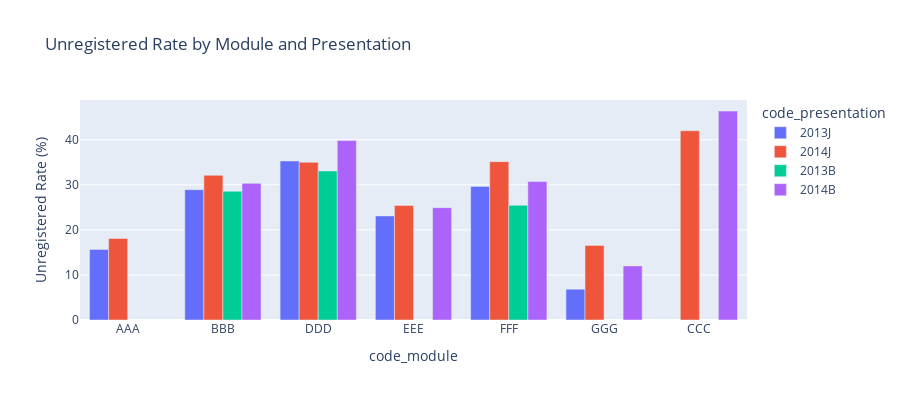

The code cell stored with this chart in its notebook:
### Code cell
px.bar(unreg_rate, x='code_module', y='dropout_rate', color='code_presentation', barmode='group',
       title='Unregistered Rate by Module and Presentation',
       labels={'dropout_rate': 'Unregistered Rate (%)'},
       height=400)

### Figure 1 — Plotly figure (JSON) as saved in the notebook; plotly's stock layout.template omitted (floating-point values rounded to 4 significant figures)
{"data": [{"alignmentgroup": "True", "hovertemplate": "code_presentation=2013J<br>code_module=%{x}<br>Unregistered Rate (%)=%{y}<extra></extra>", "legendgroup": "2013J", "marker": {"color": "#636efa", "pattern": {"shape": ""}}, "name": "2013J", "offsetgroup": "2013J", "orientation": "v", "showlegend": true, "textposition": "auto", "type": "bar", "x": ["AAA", "BBB", "DDD", "EEE", "FFF", "GGG"], "xaxis": "x", "y": [15.67, 28.92, 35.29, 23.1, 29.65, 6.83], "yaxis": "y"}, {"alignmentgroup": "True", "hovertemplate": "code_presentation=2014J<br>code_module=%{x}<br>Unregistered Rate (%)=%{y}<extra></extra>", "legendgroup": "2014J", "marker": {"color": "#EF553B", "pattern": {"shape": ""}}, "name": "2014J", "offsetgroup": "2014J", "orientation": "v", "showlegend": true, "textposition": "auto", "type": "bar", "x": ["AAA", "BBB", "CCC", "DDD", "EEE", "FFF", "GGG"], "xaxis": "x", "y": [18.08, 32.11, 41.99, 35, 25.42, 35.14, 16.56], "yaxis": "y"}, {"alignmentgroup": "True", "hovertemplate": "code_presentation=2013B<br>code_module=%{x}<br>Unregistered Rate (%)=%{y}<extra></extra>", "legendgroup": "2013B", "marker": {"color": "#00cc96", "pattern": {"shape": ""}}, "name": "2013B", "offsetgroup": "2013B", "orientation": "v", "showlegend": true, "textposition": "auto", "type": "bar", "x": ["BBB", "DDD", "FFF"], "xaxis": "x", "y": [28.58, 33.08, 25.46], "yaxis": "y"}, {"alignmentgroup": "True", "hovertemplate": "code_presentation=2014B<br>code_module=%{x}<br>Unregistered Rate (%)=%{y}<extra></extra>", "legendgroup": "2014B", "marker": {"color": "#ab63fa", "pattern": {"shape": ""}}, "name": "2014B", "offsetgroup": "2014B", "orientation": "v", "showlegend": true, "textposition": "auto", "type": "bar", "x": ["BBB", "CCC", "DDD", "EEE", "FFF", "GGG"], "xaxis": "x", "y": [30.32, 46.38, 39.82, 24.93, 30.73, 12], "yaxis": "y"}], "layout": {"barmode": "group", "height": 400, "legend": {"title": {"text": "code_presentation"}, "tracegroupgap": 0}, "title": {"text": "Unregistered Rate by Module and Presentation"}, "xaxis": {"anchor": "y", "domain": [0, 1], "title": {"text": "code_module"}}, "yaxis": {"anchor": "x", "domain": [0, 1], "title": {"text": "Unregistered Rate (%)"}}}}
